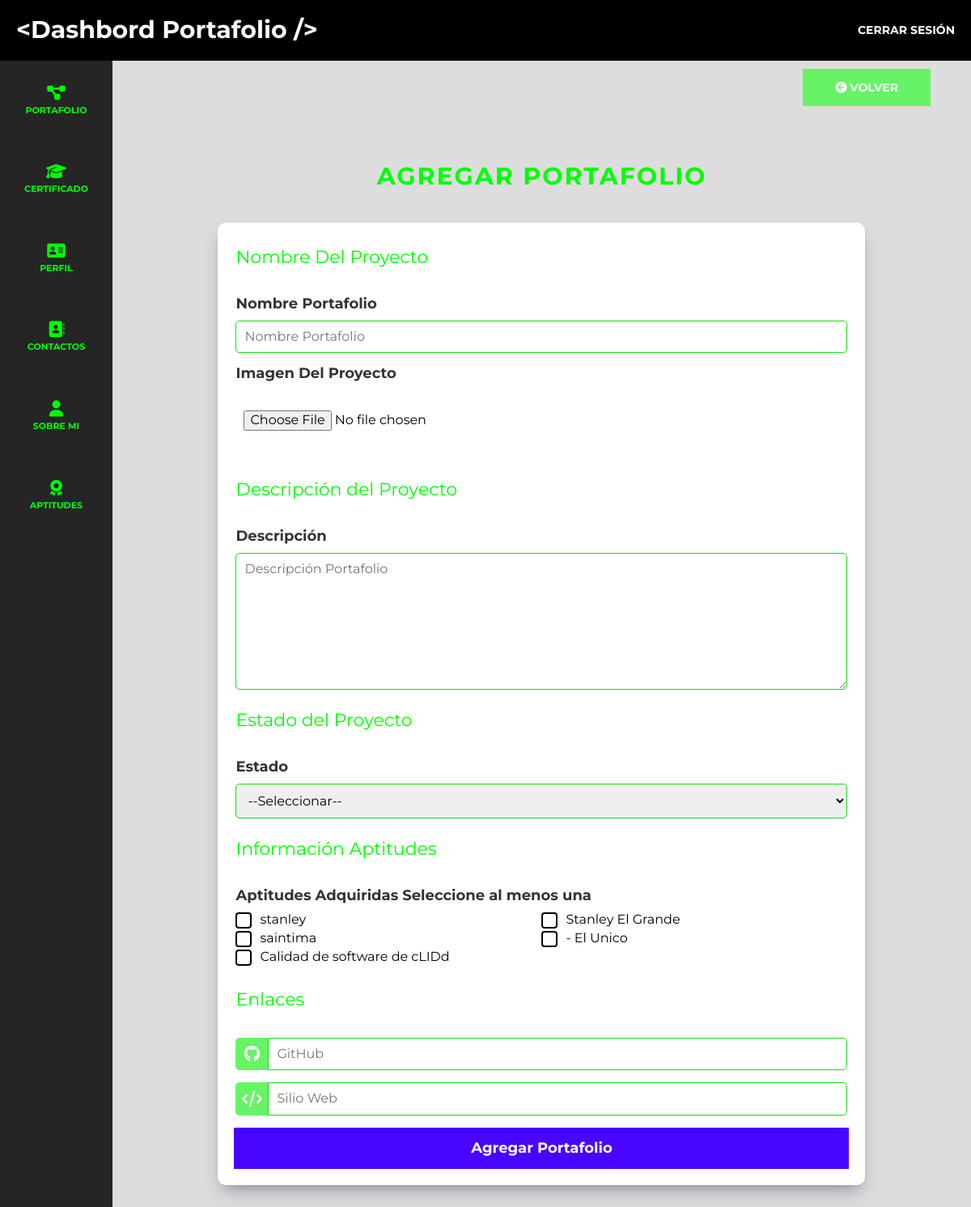
Page /portafolio/agregar/ (signed in) on the committed database.
### adminStanley/models/models.py (models this page shows)
class Aptitude(models.Model):
    id_aptitude = models.AutoField(primary_key=True)
    nombre = models.CharField(max_length=100)

### adminStanley/Authenticacion/custom_auth.py (the view)
    def wrapper(request, *args, **kwargs):
        if 'id_persona' not in request.session:
            messages.error(request, 'Debes iniciar sesión para acceder.')
            return redirect('/login/')
        return view_func(request, *args, **kwargs)

### adminStanley/Authenticacion/custom_auth.py (called while the page is built)
def login_required(view_func):
    def wrapper(request, *args, **kwargs):
        if 'id_persona' not in request.session:
            messages.error(request, 'Debes iniciar sesión para acceder.')
            return redirect('/login/')
        return view_func(request, *args, **kwargs)
    return wrapper

### adminStanley/views/viewPortafolios.py (called while the page is built, shortened)
@login_required
def agregar_portafolio(request):
    aptitudes = Aptitude.objects.all()
    estados = Estado.objects.all()
    context = {
        "titulo": "Agregar Portafolio",
        "aptitudes": aptitudes,
        "estados": estados,
    }
    return render(request, TEMPLATE_CREAR, context)

### adminStanley/templates/auth/dashboard/portafolio/crear.html (shortened to what this page needs)
{% extends "bases/base-admin.html" %}
{% load static %}
{% block content%}
<div class="dashboard__contenedor-boton">
    <a class="dashboard__boton" href="/dashboard/portafolio">
        <i class="fa-solid fa-circle-arrow-left"></i>
        Volver
    </a>
</div>
<h1 class="dashboard__titulo">{{ titulo }}</h1>
<main class="dashboard__formulario">
    <form method="POST" action="{% url 'agregar_portafolio' %}" enctype="multipart/form-data" class="formulario">
    {% include './form-portafolio.html' %}
    <input class="formulario__submit formulario__submit--registrar" type="submit" value="Agregar Portafolio">
    </form>
</main>
{%endblock%}

### adminStanley/templates/auth/dashboard/portafolio/form-portafolio.html (shortened to what this page needs)
<fieldset class="formulario__fieldset">
    <legend class="formulario__legend">Nombre Del Proyecto</legend>
    <div class="formulario__campo">
        <label for="nombre" class="formulario__label">Nombre Portafolio</label>
        <input
            type="text"
            class="formulario__input"
            id="nombre"
            name="nombre"
            placeholder="Nombre Portafolio"
            value="{{ portafolio.titulo }}"
        >
    </div>
    <div class="formulario__campo">
        <label for="imagen" class="formulario__label">Imagen Del Proyecto</label>
        <div class="formulario__campo">
            <input
                type="file"
                class="formulario__input formulario__input--file"
                id="imagen"
                name="imagen"
                onchange="mostrarImagen(this)"
                accept="image/jpeg, image/png"
            >
        </div>
    </div>
</fieldset>
<fieldset class="formulario__fieldset">
    <legend class="formulario__legend">Descripción del Proyecto</legend>
    <div class="formulario__campo">
        <label for="descripcion" class="formulario__label">Descripción</label>
        <textarea
            class="formulario__input"
            id="descripcion"
            name="descripcion"
            placeholder="Descripción Portafolio"
            rows="8"
        >{{ portafolio.descripcion }}</textarea>
    </div>
</fieldset>
<fieldset class="formulario__fieldset">
    <legend class="formulario__legend">Estado del Proyecto</legend>
    <div class="formulario__campo">
        <label for="id_estado" class="formulario__label">Estado</label>
        <select class="formulario__input" id="id_estado" name="id_estado">
            <option value="" selected disabled>--Seleccionar--</option>
        </select>
    </div>
</fieldset>
<fieldset class="formulario__fieldset">
    <legend class="formulario__legend">Información Aptitudes</legend>
    <div class="formulario__campo">
        <label for="aptitudes" class="formulario__label">Aptitudes Adquiridas Seleccione al menos una</label>
        <div class="custom-select">
            <ul id="aptitudes-list" class="columnas-{{ aptitudes|length }}">
                {% for aptitud in aptitudes %}
                    <li>
                        <label for="aptitud{{ aptitud.id_aptitude }}">{{ aptitud.nombre }}</label>
                    </li>
                {% endfor %}
            </ul>
        </div>
    </div>
</fieldset>
<fieldset class="formulario__fieldset">
    <legend class="formulario__legend">Enlaces</legend>
    <div class="formulario__campo">
        <div class="formulario__contenedor-icono">
            <div class="formulario__icono">
                <i class="fa-brands fa-github"></i>
            </div>
            <input
                type="text"
                class="formulario__input--sociales"
                name="enlaces_github"
                id="enlaces_github"
                placeholder="GitHub"
                value="{{ portafolio.enlaces_github }}"
            >
        </div>
    </div>
    <div class="formulario__campo">
        <div class="formulario__contenedor-icono">
            <div class="formulario__icono">
                <i class="fa-solid fa-code"></i>
            </div>
            <input
                type="text"
                class="formulario__input--sociales"
                name="enlaces_web"
                id="enlaces_web"
                placeholder="Silio Web"
                value="{{ portafolio.enlaces_web }}"
            >
        </div>
    </div>
</fieldset>

### static/css/app.css (style rules this page uses)
html { -webkit-text-size-adjust:100%;line-height:1.15 }
body { margin:0 }
main { display:block }
h1 { font-size:2em;margin:.67em 0 }
a { background-color:transparent }
button,input,optgroup,select,textarea { font-family:inherit;font-size:100%;line-height:1.15;margin:0 }
button,input { overflow:visible }
button,select { text-transform:none }
[type=button],[type=reset],[type=submit],button { -webkit-appearance:button }
fieldset { padding:.35em .75em .625em }
legend { box-sizing:border-box;color:inherit;display:table;max-width:100%;padding:0;white-space:normal }
textarea { overflow:auto }
html { box-sizing:border-box;font-size:62.5%;scroll-behavior:smooth }
*,:after,:before { box-sizing:inherit }
body { background-color:rgba(0,0,0,.943);display:flex;flex-direction:column;font-family:Montserrat,sans-serif;font-size:1.6rem }
h1,h2,h3,h4 { color:#fff;margin:0 0 5rem }
h1 { font-size:4rem }
a { text-decoration:none }
.dashboard { background-color:rgba(69,67,67,.178);display:flex;flex-direction:column;height:100%;overflow:hidden }
.dashboard__titulo { color:#0f0;font-size:clamp(2rem,-.8rem + 10vw,3rem);font-weight:700;letter-spacing:.2rem;margin:0 auto 2rem;padding:2rem;text-align:center;text-transform:uppercase;width:min(95%,80rem) }
@media (min-width:768px) { .dashboard__contenedor-boton { display:flex;justify-content:flex-end;margin-bottom:5rem } }
.dashboard__boton { background-color:#66f366;border:none;color:#fff;display:inline-block;font-size:1.8rem;font-size:1.4rem;font-weight:700;padding:1.5rem 4rem;text-align:center;text-transform:uppercase;transition-duration:.3s;transition-property:background-color;width:100% }
@media (min-width:768px) { .dashboard__boton { width:auto } }
.dashboard__contenedor,.dashboard__formulario { background-color:#fff;border-radius:1rem;box-shadow:0 13px 27px -5px rgba(50,50,93,.25),0 8px 16px -8px rgba(0,0,0,.3);margin-top:5rem;padding:2rem }
.dashboard__formulario { margin:0 auto;width:min(95%,80rem) }
.formulario { display:flex;flex-direction:column }
.formulario__fieldset { border:none;margin-top:1rem;padding:0 }
.formulario__legend { color:#0f0;font-size:2.2rem;margin-bottom:2rem }
.formulario__campo { display:flex;flex-direction:column;gap:1rem;margin:1.5rem 0 }
.formulario__contenedor-icono { border-radius:.5rem;display:flex;overflow:hidden }
.formulario__icono { align-items:center;background-color:#66f366;display:flex;justify-content:center;width:4rem }
.formulario__icono i { color:#fff;font-size:2rem }
.formulario__label { color:rgba(0,0,0,.8);display:block;font-size:1.8rem;font-weight:700 }
.formulario__input,.formulario__input--sociales,.formulario__select,.formulario__select--sociales { border:1px solid #12e112;border-radius:.5rem;padding:1rem }
.formulario__input--file,.formulario__select--file { border:none }
.formulario__input--sociales,.formulario__select--sociales { border-bottom-left-radius:0;border-top-left-radius:0;flex:1 }
.formulario__submit { align-self:flex-start;background-color:#4806ff;border:none;color:#fff;display:inline-block;font-size:1.8rem;font-weight:700;padding:1.5rem 4rem;text-align:center;transition-duration:.3s;transition-property:background-color;width:100%;width:auto }
.formulario__submit--full,.formulario__submit--registrar { width:100% }
.formulario .custom-select { display:inline-block;position:relative }
.formulario .custom-select ul { display:flex;flex-wrap:wrap;list-style:none;margin:0;padding:0 }
.formulario .custom-select ul li { flex:0 0 50%;margin-bottom:5px }
.formulario .custom-select ul li label { cursor:pointer;display:inline-block;padding-left:30px;position:relative }
.formulario .custom-select ul li label:before { background-color:#fff;border:2px solid #000;border-radius:4px;content:"";height:20px;left:0;position:absolute;top:0;width:20px }

### rows in the picture
Aptitude: nombre "stanley"
Aptitude: nombre "Stanley El Grande"
Aptitude: nombre "saintima"
Aptitude: nombre "- El Unico"
Aptitude: nombre "Calidad de software de cLIDd"

### other values in the picture
{{ titulo }} "AGREGAR PORTAFOLIO"
